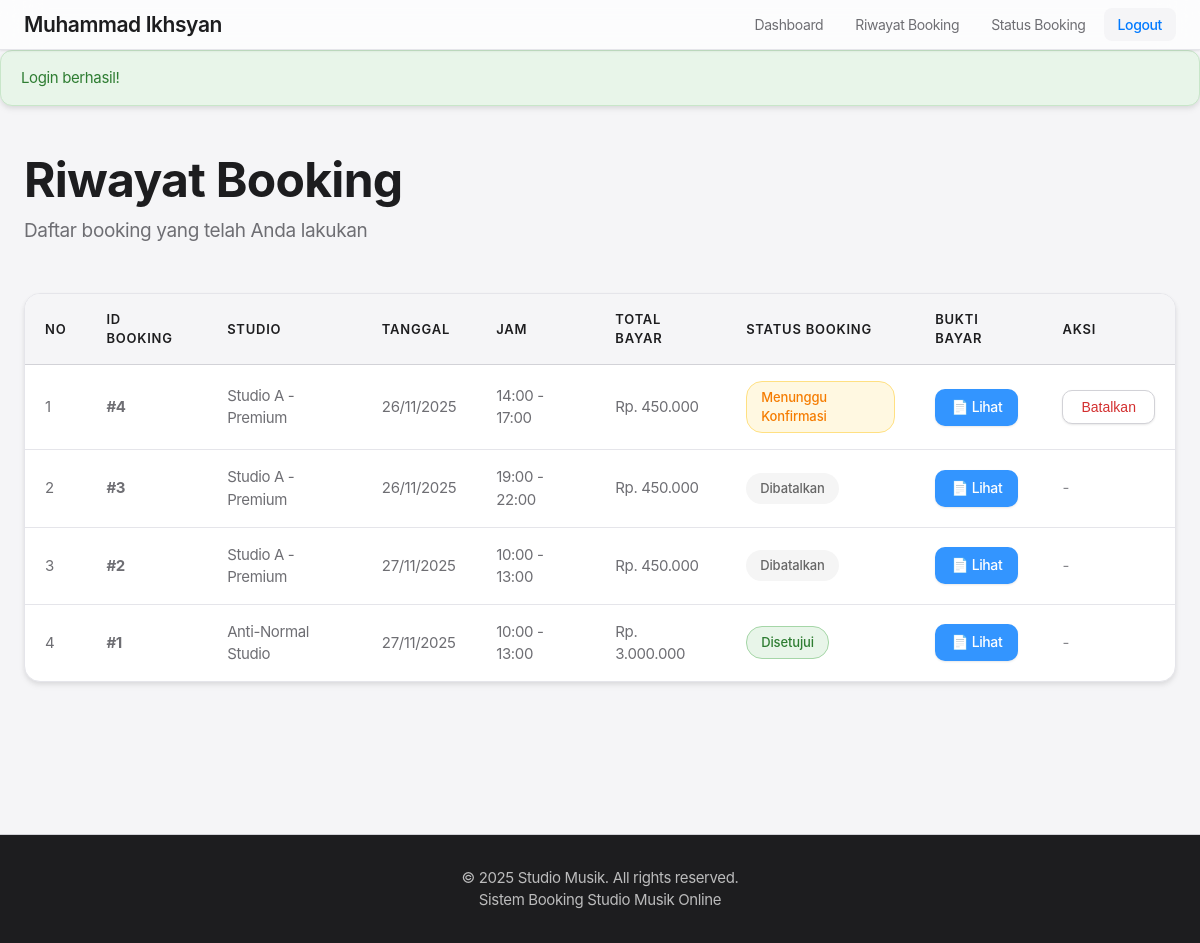
The app's page /public/index.php?url=user/riwayat (signed in), older data.
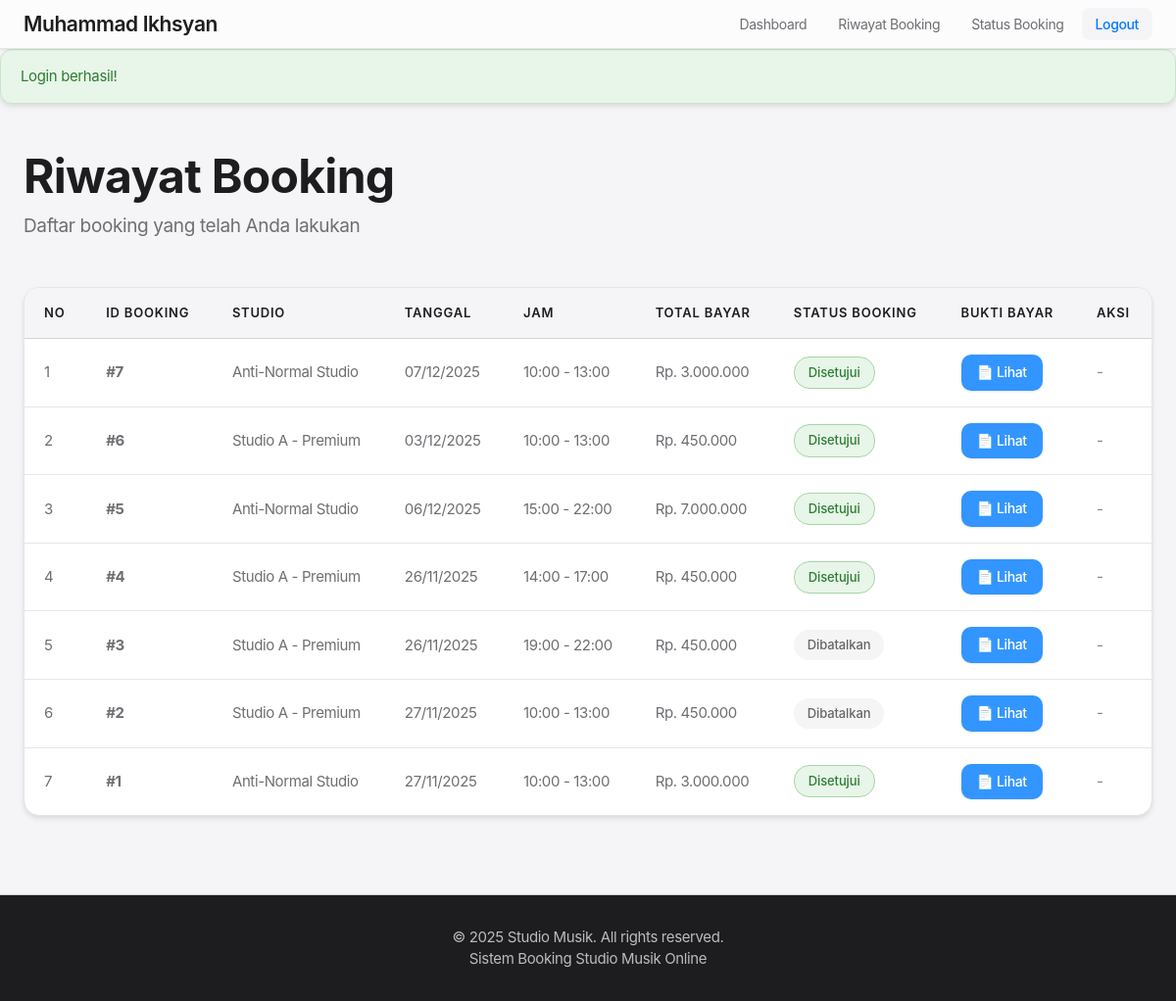
The same page, newer data.
### tables this page shows
CREATE TABLE `booking` (
  `id_booking` int(11) NOT NULL,
  `id_user` int(11) NOT NULL,
  `id_studio` int(11) NOT NULL,
  `tanggal_main` date NOT NULL,
  `jam_mulai` time NOT NULL,
  `jam_selesai` time NOT NULL,
  `total_bayar` decimal(10,2) NOT NULL,
  `status_booking` enum('Menunggu Konfirmasi','Disetujui','Selesai','Dibatalkan') DEFAULT 'Menunggu Konfirmasi',
  `id_admin` int(11) DEFAULT NULL,
  `created_at` timestamp NULL DEFAULT current_timestamp()
);

CREATE TABLE `studios` (
  `id_studio` int(11) NOT NULL,
  `nama_studio` varchar(100) NOT NULL,
  `deskripsi` text DEFAULT NULL,
  `harga_per_jam` decimal(10,2) NOT NULL,
  `fasilitas` text DEFAULT NULL,
  `kapasitas` int(11) NOT NULL,
  `gambar` varchar(255) DEFAULT NULL,
  `status_ketersediaan` enum('Tersedia','Tidak Tersedia') DEFAULT 'Tersedia',
  `created_at` timestamp NULL DEFAULT current_timestamp()
);

### app/controllers/UserController.php (called while the page is built, shortened)
<?php
require_once __DIR__ . '/../../core/Controller.php';
class UserController extends Controller {
    public function riwayat() {
        $bookingModel = $this->model('Booking');
        $paymentModel = $this->model('Payment');
        $bookings = $bookingModel->getByUser($_SESSION['user']['id_user']);
        foreach ($bookings as &$booking) {
            $payments = $paymentModel->getByBooking($booking['id_booking']);
        }
        $data = [
            'user' => $_SESSION['user'],
            'bookings' => $bookings,
            'title' => 'Riwayat Booking'
        ];
        $this->view('user/riwayat', $data);
    }
}
?>

### core/Model.php (called while the page is built, shortened)
<?php
class Model {
    public function __construct() {
        require_once __DIR__ . '/../config/Database.php';
        $database = new Database();
        $this->db = $database->getConnection();
    }
}
?>

### config/Database.php (called while the page is built, shortened)
<?php
class Database {
    private $host = "localhost";
    private $db_name = "studio_music";
    private $username = "root";
    private $password = "";
    public function getConnection() {
        $this->conn = null;
        try {
            $this->conn = new PDO(
                "mysql:host=" . $this->host . ";dbname=" . $this->db_name,
                $this->username,
                $this->password
            );
            $this->conn->setAttribute(PDO::ATTR_ERRMODE, PDO::ERRMODE_EXCEPTION);
            $this->conn->exec("set names utf8");
        } catch(PDOException $e) {
            echo "Connection Error: " . $e->getMessage();
        }
        return $this->conn;
    }
}
?>

### app/models/Booking.php (called while the page is built, shortened)
<?php
require_once __DIR__ . '/../../core/Model.php';
class Booking extends Model {
    protected $table = 'booking';
    public function getByUser($id_user) {
        $query = "SELECT b.*, s.nama_studio, s.harga_per_jam, s.fasilitas
                  FROM " . $this->table . " b
                  JOIN studios s ON b.id_studio = s.id_studio
                  WHERE b.id_user = :id_user
                  ORDER BY b.created_at DESC";
        $stmt = $this->db->prepare($query);
        $stmt->bindParam(':id_user', $id_user, PDO::PARAM_INT);
        $stmt->execute();
        return $stmt->fetchAll(PDO::FETCH_ASSOC);
    }
}
?>

### app/models/Payment.php (called while the page is built, shortened)
<?php
require_once __DIR__ . '/../../core/Model.php';
class Payment extends Model {
    protected $table = 'payments';
    public function getByBooking($id_booking) {
        $query = "SELECT p.*, b.total_bayar
                  FROM " . $this->table . " p
                  JOIN booking b ON p.id_booking = b.id_booking
                  WHERE p.id_booking = :id_booking
                  ORDER BY p.tanggal_pembayaran DESC";
        $stmt = $this->db->prepare($query);
        $stmt->bindParam(':id_booking', $id_booking, PDO::PARAM_INT);
        $stmt->execute();
        return $stmt->fetchAll(PDO::FETCH_ASSOC);
    }
}
?>

### app/views/user/riwayat.php (the view, shortened to what the changed rows need)
<?php include __DIR__ . '/../layouts/header.php'; ?>
<div class="riwayat-container">
    <div class="page-header">
        <h1>Riwayat Booking</h1>
    </div>
    <div class="riwayat-content">
        <?php if (!empty($bookings)): ?>
            <div class="table-responsive">
                <table class="booking-table">
                    <thead>
                        <tr>
                            <th>No</th>
                            <th>ID Booking</th>
                            <th>Studio</th>
                            <th>Tanggal</th>
                            <th>Jam</th>
                            <th>Total Bayar</th>
                            <th>Status Booking</th>
                            <th>Bukti Bayar</th>
                            <th>Aksi</th>
                        </tr>
                    </thead>
                    <tbody>
                        <?php $no = 1; ?>
                        <?php foreach ($bookings as $booking): ?>
                            <tr>
                                <td><?= $no++ ?></td>
                                <td><strong>#<?= $booking['id_booking'] ?></strong></td>
                                <td><?= htmlspecialchars($booking['nama_studio']) ?></td>
                                <td><?= date('d/m/Y', strtotime($booking['tanggal_main'])) ?></td>
                                <td><?= date('H:i', strtotime($booking['jam_mulai'])) ?> - <?= date('H:i', strtotime($booking['jam_selesai'])) ?></td>
                                <td>Rp. <?= number_format($booking['total_bayar'], 0, ',', '.') ?></td>
                                <td>
                                    <span class="status-badge status-<?= strtolower(str_replace(' ', '-', $booking['status_booking'])) ?>">
                                        <?= htmlspecialchars($booking['status_booking']) ?>
                                    </span>
                                </td>
                                <td>
                                    <?php if (isset($booking['payment']) && !empty($booking['payment']['bukti_pembayaran'])): ?>
                                        <a href="/Studio-Music/public/images/payments/<?= htmlspecialchars($booking['payment']['bukti_pembayaran']) ?>"
                                           target="_blank"
                                           class="btn-view-bukti">
                                            📄 Lihat
                                        </a>
                                    <?php else: ?>
                                        <span class="text-muted">Belum upload</span>
                                    <?php endif; ?>
                                </td>
                                <td>
                                    <?php if ($booking['status_booking'] == 'Menunggu Konfirmasi'): ?>
                                        <form method="POST" action="/Studio-Music/public/index.php?url=user/cancelBooking" style="display: inline;">
                                            <button type="submit" class="btn-delete" onclick="return confirm('Yakin ingin membatalkan booking ini?')">
                                                Batalkan
                                            </button>
                                        </form>
                                    <?php else: ?>
                                        <span class="text-muted">-</span>
                                    <?php endif; ?>
                                </td>
                            </tr>
                        <?php endforeach; ?>
                    </tbody>
                </table>
            </div>
        <?php endif; ?>
    </div>
</div>
<?php include __DIR__ . '/../layouts/footer.php'; ?>

Row changes from the older to the newer data that the page shows:
added booking: id_booking "7", id_studio.nama_studio "Anti-Normal Studio", tanggal_main "07/12/2025", jam_mulai "10:00", jam_selesai "13:00", total_bayar "3.000.000", status_booking "Disetujui"
added booking: id_booking "6", id_studio.nama_studio "Studio A - Premium", tanggal_main "03/12/2025", jam_mulai "10:00", jam_selesai "13:00", total_bayar "450.000", status_booking "Disetujui"
added booking: id_booking "5", id_studio.nama_studio "Anti-Normal Studio", tanggal_main "06/12/2025", jam_mulai "15:00", jam_selesai "22:00", total_bayar "7.000.000", status_booking "Disetujui"
changed booking id 4: status_booking "Menunggu Konfirmasi" → "Disetujui"; status_booking "Batalkan" → "-"
